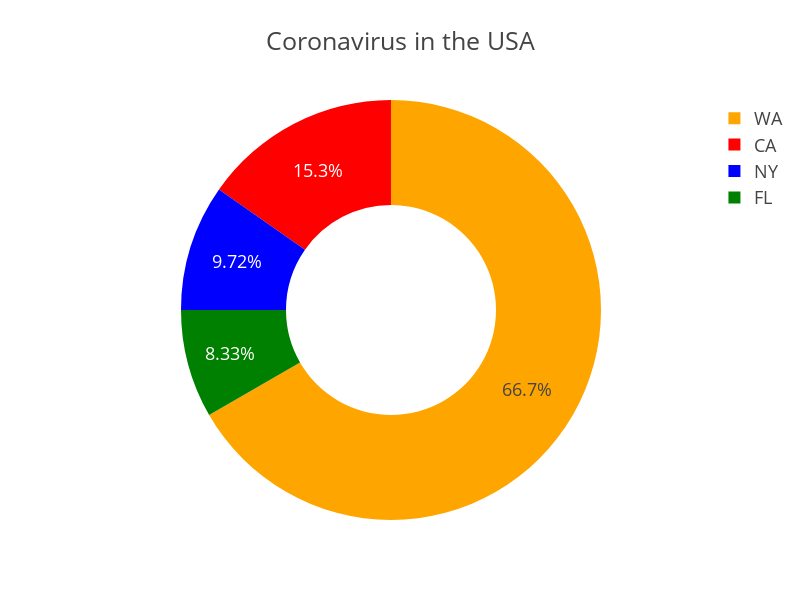

Here is the notebook cell this chart was saved with:
### Code cell
pie_chart = px.pie(
        data_frame=df,
        values='death',
        names='state',
        color='state',                      #differentiate markers (discrete) by color
        color_discrete_sequence=["red","green","blue","orange"],     #set marker colors
        # color_discrete_map={"WA":"yellow","CA":"red","NY":"black","FL":"brown"},
        hover_name='negative',              #values appear in bold in the hover tooltip
#         hover_data=['positive'],            #values appear as extra data in the hover tooltip
#         custom_data=['total'],              #values are extra data to be used in Dash callbacks
        labels={"state":"the State"},       #map the labels
        title='Coronavirus in the USA',     #figure title
        template='presentation',            #'ggplot2', 'seaborn', 'simple_white', 'plotly',
                                            #'plotly_white', 'plotly_dark', 'presentation',
                                            #'xgridoff', 'ygridoff', 'gridon', 'none'
        width=800,                          #figure width in pixels
        height=600,                         #figure height in pixels
        hole=0.5,                           #represents the hole in middle of pie
        )

# pie_chart.update_traces(textposition='outside', textinfo='percent+label',
#                         marker=dict(line=dict(color='#000000', width=4)),
#                         pull=[0, 0, 0.2, 0], opacity=0.7, rotation=180)



pio.show(pie_chart)

### Figure 1 — Plotly figure (JSON) as saved in the notebook; plotly's stock layout.template omitted (floating-point values rounded to 4 significant figures)
{"data": [{"customdata": [[483, "CA"], [186, "FL"], [1700, "NY"], [904, "WA"]], "domain": {"x": [0, 1], "y": [0, 1]}, "hole": 0.5, "hovertemplate": "<b>%{hovertext}</b><br><br>the State=%{customdata[1]}<br>death=%{value}<br>positive=%{customdata[0]}<extra></extra>", "hovertext": [7981, 940, 5506, 11582], "labels": ["CA", "FL", "NY", "WA"], "legendgroup": "", "marker": {"colors": ["red", "green", "blue", "orange"]}, "name": "", "showlegend": true, "type": "pie", "values": [11, 6, 7, 48]}], "layout": {"height": 600, "legend": {"tracegroupgap": 0}, "piecolorway": ["red", "green", "blue", "orange"], "title": {"text": "Coronavirus in the USA"}, "width": 800}}
